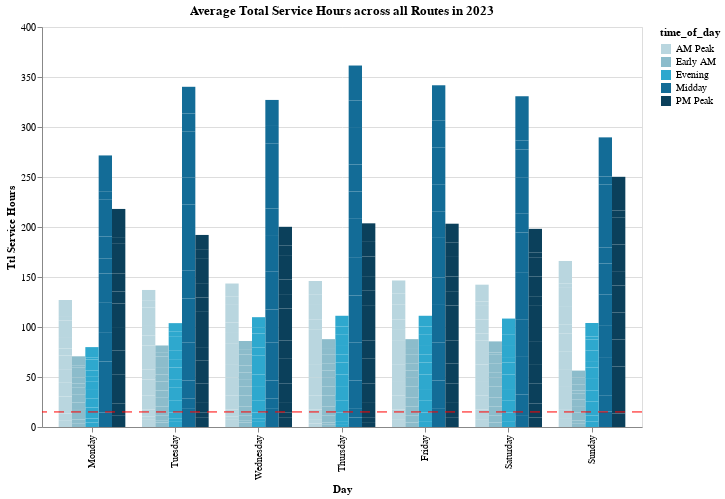

The cell this chart's notebook holds for it:
### Code cell
bar_chart_dropdown(
    monthly_service,
    "day_type",
    "ttl_service_hours",
    "time_of_day",
    "Average Total Service Hours across all Routes in 2023",
    "full_date",
)

### Figure 1 — Vega-Lite specification as saved in the notebook (floating-point values rounded to 4 significant figures; data arrays with more than 128 entries replaced by an {"elided": "..."} marker saying what was removed)
{"config": {"view": {"continuousWidth": 300, "continuousHeight": 300}}, "layer": [{"mark": {"type": "bar"}, "encoding": {"color": {"field": "time_of_day", "scale": {"range": ["#B9D6DF", "#8CBCCB", "#2EA8CE", "#136C97", "#0B405B"]}, "type": "nominal"}, "tooltip": [{"field": "full_date", "type": "nominal"}, {"field": "month", "type": "nominal"}, {"field": "name", "type": "nominal"}, {"field": "day_type", "type": "nominal"}, {"field": "time_of_day", "type": "nominal"}, {"field": "ttl_service_hours", "type": "quantitative"}], "x": {"field": "day_type", "scale": {"domain": ["Monday", "Tuesday", "Wednesday", "Thursday", "Friday", "Saturday", "Sunday"]}, "title": "Day", "type": "nominal"}, "xOffset": {"field": "time_of_day", "type": "nominal"}, "y": {"field": "ttl_service_hours", "title": "Ttl Service Hours", "type": "quantitative"}}, "name": "view_1"}, {"mark": {"type": "rule", "color": "red", "strokeDash": [10, 7]}, "encoding": {"y": {"aggregate": "mean", "field": "ttl_service_hours", "type": "quantitative"}}}], "data": {"name": "data-266b2519cd4d36d04c3eb0a88ff7badc"}, "height": 400, "params": [{"name": "Full Date", "select": {"type": "point", "fields": ["full_date"]}, "bind": {"input": "select", "options": ["01-2023", "02-2023", "03-2023", "04-2023", "05-2023", "06-2023", "07-2023", "08-2023", "09-2023", "10-2023", "11-2023", "12-2023"], "name": "Full Date"}, "views": ["view_1"]}], "title": "Average Total Service Hours across all Routes in 2023", "transform": [{"filter": {"param": "Full Date"}}], "width": 600, "$schema": "https://vega.github.io/schema/vega-lite/v5.14.1.json", "datasets": {"data-266b2519cd4d36d04c3eb0a88ff7badc": {"elided": "400 records"}}}
